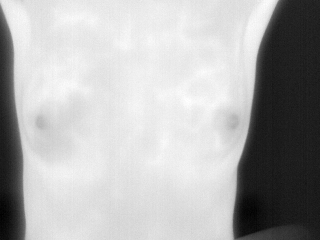
%> input picture test/IR_3759.png, 320 x 240 px
$ octave Nipple_detection_G.m   (GNU Octave 9; MATLAB toolbox functions it lacks are replaced by stand-ins)
%> lines starting %> are read from the running program, lines starting %| are printed output that depends on the picture; in (x1, y1, x2, y2) boxes, pixels count from 0 and x2, y2 are one past the last pixel; in counts of white or black regions, pixels touching at a corner belong together; the program's own positions count from 1

original = imread('.\test\IR_3759.png');
%> original is the input picture: size 240x320x3 uint8; min 0, max 255, mean 176.2
figure,imshow(original)
title('original')

seg = body_segmentation(original)
figure,imshow(seg)
title('segmented')

can = nipple_candidates(seg)
figure,imshow(can)
title('candidates')

nipples = nipple_selection(can)
marked = mark_nipples(nipples,original)
figure,imshow(marked)
title('results')

%% Phase I: Human Body segmentation
function segmented = body_segmentation(input_image)

    % First of all we convert the image to grayscale
    gray_image = rgb2gray(input_image);

    % Define the threshold and apply it to create the human body mask
    % (binary image)
    threshold = 50;
    mask = gray_image < threshold;
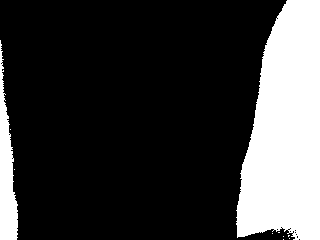
%> mask: size 240x320 logical; 22.6% white; 10 white regions (8 under 20 px), largest, box (x1, y1, x2, y2) and area: (236, 0, 320, 240) 15392, (0, 40, 18, 240) 1982

    % Create the disk structure 3px radius and apply morphological close in
    SE = strel('disk',3);
    closeBW = imclose(mask,SE);
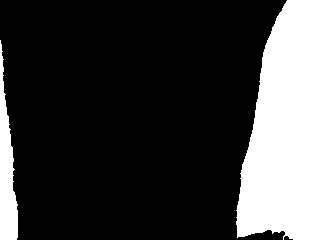
%> closeBW: size 240x320 logical; 22.9% white; 2 white regions, box (x1, y1, x2, y2) and area: (236, 0, 320, 240) 15509, (0, 40, 18, 240) 2045

    % Create the disk structure 10px radius and apply morphological dilation
    SE2 = strel('disk',10);
    dilateBW = imdilate(closeBW,SE2);
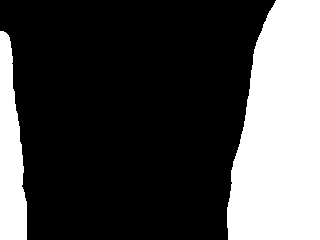
%> dilateBW: size 240x320 logical; 28.9% white; 2 white regions, box (x1, y1, x2, y2) and area: (227, 0, 320, 240) 18177, (0, 31, 27, 240) 4036

    gray_image(dilateBW) = 0;
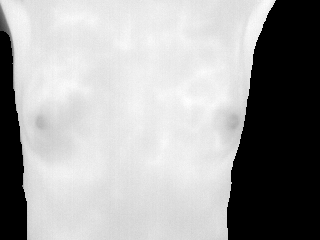
%> gray_image: size 240x320 uint8; min 0, max 255, mean 162.7
    segmented = gray_image;
end


%% Phase II: Nipple candidates determination
function candidates = nipple_candidates(input_image)
    % We apply the median filter with a local neighborhood of 15 pixels
    median_img = medfilt2(input_image,[15,15]);

    % Substraction of the original image from the convolved one
    diff = imsubtract(median_img,input_image);
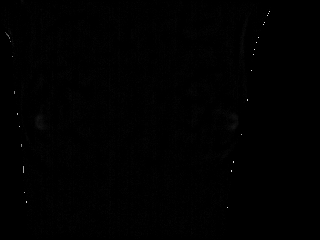
%> diff: size 240x320 uint8; min 0, max 232, mean 0.7

    % Thresholding the difference image with a constanc C=0.03
    candidates = imbinarize(diff,0.03);
%> candidates: size 240x320 logical; 0.42% white; 69 white regions (67 under 20 px), largest, box (x1, y1, x2, y2) and area: (35, 114, 47, 130) 111, (228, 113, 238, 130) 86
end


%% Phase III: Nipple selection
function nipples = nipple_selection(input_image)

    % First, we delete the regions than has less than 20 pixels. For that we
    % can use bwareaopen
    Np = 20;
    BW = bwareaopen(input_image,Np);
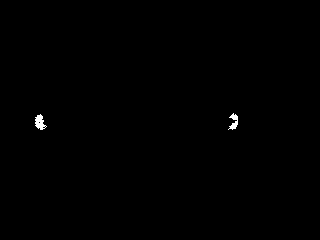
%> BW: size 240x320 logical; 0.26% white; 2 white regions, box (x1, y1, x2, y2) and area: (35, 114, 47, 130) 111, (228, 113, 238, 130) 86

    % Selecting regions using the 3rd fact mentioned in the paper
    [height,width] = size(BW);
%> height = 240; width = 320
    Hup = 0.35 * height;
%> Hup = 84
    Hlw = 0.3 * height;
%> Hlw = 72

    % We can now crop the image to select only the region of interest
    cropped = imcrop(BW,[0 Hlw width Hup]);
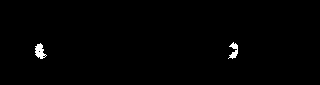
%> cropped: size 85x320 logical; 0.72% white; 2 white regions

    % For the next step, and following the 4th fact, we determine the center
    % line of the image
    center = width/2;
%> center = 160

    % Now we can find the connected components (objects) in the cropped image

    candidates = regionprops(bwconncomp(bwareaopen(cropped,Np)),'all');
%> candidates = 2 regions; box (x1, y1, x2, y2), Area, Centroid, MajorAxisLength, MinorAxisLength and Eccentricity: (35, 43, 47, 59) 111 [40.4 52] 16.38 9.7 0.806, (228, 42, 238, 59) 86 [234.6 51.3] 18.95 8.88 0.883

    % Now, we need to check where these objects are, either left, or right. To
    % this effect, we can use the centroid of the region to determine this.

    left = [];
    right = [];

    struct_size = length(candidates);
%> struct_size = 2
    for i=1:struct_size
        % We first get the coordinate X of each candidate's centroid
        x = candidates(i).Centroid(1);

        % We check which side they are on
        if  center < x
            right(end+1) = i;
        elseif center > x
            left(end+1) = i;
        end
    end
%> this loop made 2 passes
%> x on passes 1 to 2: 40.44, 234.6

    % Based on the paper, now we need to check which one has more roundness.
    % The circularity calculated in the candidates structure helps us out.
    % The circularity value is computed as (4*Area*pi)/(Perimeter2)

    left_roundness = 0;
    left_nipple = 0;
    right_roundness = 0;
    right_nipple = 0;

    for i=1:length(left)
        if candidates(left(i)).Circularity > left_roundness
            left_roundness = candidates(left(i)).Circularity;
            left_nipple = candidates(left(i)).Centroid;
        end
    end
%> this loop made 1 pass
%> (left_roundness, left_nipple) on pass 1: (0.548, [40.44 51.95])

    for i=1:length(right)
        if candidates(right(i)).Circularity > right_roundness
            right_roundness = candidates(right(i)).Circularity;
            right_nipple = candidates(right(i)).Centroid;
        end
    end
%> this loop made 1 pass
%> (right_roundness, right_nipple) on pass 1: (0.312, [234.6 51.33])

    nipples.left = left_nipple
%> nipples.left = [40.44 51.95]
    nipples.right = right_nipple
%> nipples.right = [234.6 51.33]
    nipples.hlw = Hlw
%> nipples.hlw = 72
%> `nipples = nipple_selection(can)`: nipples = {left [40.44 51.95], right [234.6 51.33], hlw 72}

end


%% Mark Nipples
function marked = mark_nipples(nipples, original_img)
    % Finally, we just need to print the nipples on the original image. For
    % this, we will need to instert a marker in the image. Insert Marker
    % requires us to download the Comptuer Vision Toolbox

    marked = original_img
    if nipples.left ~= 0
        nipples.left(2) = nipples.left(2)+ nipples.hlw;
        marked = insertMarker(marked,nipples.left,'color','red','size',5);
%> marked: size 240x320x3 uint8; 0.03% of pixels changed, all inside (x1, y1, x2, y2) = (34, 117, 45, 128)
    end

    if nipples.right ~= 0
        nipples.right(2) = nipples.right(2)+ nipples.hlw;
        marked = insertMarker(marked,nipples.right,'color','red','size',5);
%> marked: size 240x320x3 uint8; mean R, G, B 176.2, 176.1, 176.1; mean of the top-left, top-right, bottom-left and bottom-right quarters 221.6, 158.6, 198.7, 125.5
    end

end

$ run again, with test/IR_0100.png copied over test/IR_3759.png
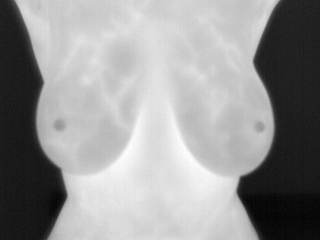
%> input picture test/IR_0100.png, 320 x 240 px
%> original is the input picture: size 240x320x3 uint8; min 0, max 255, mean 149.4
%> in body_segmentation, `mask = gray_image < threshold;`:
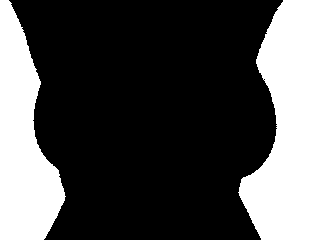
%> mask: size 240x320 logical; 30.5% white; 2 white regions, box (x1, y1, x2, y2) and area: (238, 0, 320, 240) 13755, (0, 0, 66, 240) 9631
%> closeBW: size 240x320 logical; 30.5% white; 2 white regions, box (x1, y1, x2, y2) and area: (238, 0, 320, 240) 13762, (0, 0, 66, 240) 9640
%> dilateBW: size 240x320 logical; 37% white; 2 white regions, box (x1, y1, x2, y2) and area: (229, 0, 320, 240) 16314, (0, 0, 75, 240) 12102
%> BW: size 240x320 logical; 0.29% white; 2 white regions, box (x1, y1, x2, y2) and area: (53, 118, 66, 132) 137, (254, 121, 263, 133) 83
%> in nipple_selection, `cropped = imcrop(BW,[0 Hlw width Hup]);`:
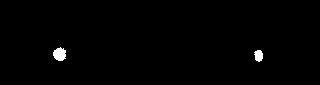
%> cropped: size 85x320 logical; 0.81% white; 2 white regions
%> in nipple_selection, `candidates = regionprops(bwconncomp(bwareaopen(cropped,Np)),'all');`: candidates = 2 regions; box (x1, y1, x2, y2), Area, Centroid, MajorAxisLength, MinorAxisLength and Eccentricity: (53, 47, 66, 61) 137 [60.3 54.8] 13.51 13.15 0.227, (254, 50, 263, 62) 83 [259.3 56.3] 12.23 8.83 0.692
%> struct_size = 2
%> the loop in nipple_selection, `for i=1:struct_size` made 2 passes
%> x on passes 1 to 2: 60.3, 259.3
%> the loop in nipple_selection, `for i=1:length(left)` made 1 pass
%> (left_roundness, left_nipple) on pass 1: (0.812, [60.3 54.85])
%> the loop in nipple_selection, `for i=1:length(right)` made 1 pass
%> (right_roundness, right_nipple) on pass 1: (0.866, [259.3 56.25])
%> nipples.left = [60.3 54.85]
%> nipples.right = [259.3 56.25]
%> nipples = {left [60.3 54.85], right [259.3 56.25], hlw 72}

$ run again, with test/IR_2841.png copied over test/IR_3759.png
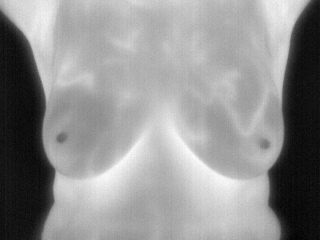
%> input picture test/IR_2841.png, 320 x 240 px
%> original is the input picture: size 240x320x3 uint8; min 0, max 255, mean 145.1
%> mask: size 240x320 logical; 21.5% white; 3 white regions (1 under 20 px), largest, box (x1, y1, x2, y2) and area: (0, 15, 52, 240) 8424, (270, 0, 320, 240) 8090
%> closeBW: size 240x320 logical; 21.6% white; 2 white regions, box (x1, y1, x2, y2) and area: (0, 15, 52, 240) 8467, (270, 0, 320, 240) 8127
%> dilateBW: size 240x320 logical; 27.8% white; 2 white regions, box (x1, y1, x2, y2) and area: (0, 6, 61, 240) 10829, (261, 0, 320, 240) 10507
%> BW: size 240x320 logical; 0.38% white; 4 white regions, box (x1, y1, x2, y2) and area: (257, 138, 270, 153) 126, (56, 131, 69, 144) 118, (264, 39, 269, 51) 27, (51, 53, 55, 67) 24
%> in nipple_selection, `cropped = imcrop(BW,[0 Hlw width Hup]);`:
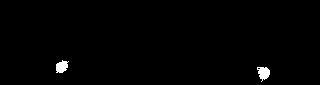
%> cropped: size 85x320 logical; 0.9% white; 2 white regions
%> in nipple_selection, `candidates = regionprops(bwconncomp(bwareaopen(cropped,Np)),'all');`: candidates = 2 regions; box (x1, y1, x2, y2), Area, Centroid, MajorAxisLength, MinorAxisLength and Eccentricity: (257, 67, 270, 82) 126 [264.2 73.5] 14.07 12.31 0.484, (56, 60, 69, 73) 118 [62.4 67.3] 14.56 10.69 0.679
%> struct_size = 2
%> the loop in nipple_selection, `for i=1:struct_size` made 2 passes
%> x on passes 1 to 2: 62.36, 264.2
%> the loop in nipple_selection, `for i=1:length(left)` made 1 pass
%> (left_roundness, left_nipple) on pass 1: (0.636, [62.36 67.32])
%> the loop in nipple_selection, `for i=1:length(right)` made 1 pass
%> (right_roundness, right_nipple) on pass 1: (0.604, [264.2 73.51])
%> nipples.left = [62.36 67.32]
%> nipples.right = [264.2 73.51]
%> nipples = {left [62.36 67.32], right [264.2 73.51], hlw 72}
